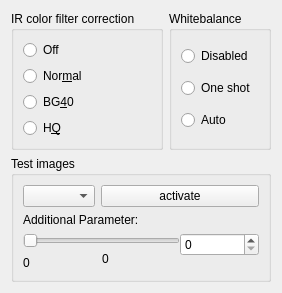
     <widget class="QWidget" name="Processing">
      <attribute name="title">
       <string>Processi&amp;ng</string>
      </attribute>
      <layout class="QGridLayout">
       <item row="1" column="0" colspan="2">
        <widget class="QGroupBox" name="Testimages">
         <property name="sizePolicy">
          <sizepolicy hsizetype="Expanding" vsizetype="Preferred">
           <horstretch>0</horstretch>
           <verstretch>0</verstretch>
          </sizepolicy>
         </property>
         <property name="title">
          <string>Test images</string>
         </property>
         <layout class="QVBoxLayout" name="verticalLayout">
          <item>
           <layout class="QHBoxLayout" name="horizontalLayout_2">
            <item>
             <widget class="QComboBox" name="cb_testimages">
              <property name="sizePolicy">
               <sizepolicy hsizetype="Maximum" vsizetype="Fixed">
                <horstretch>0</horstretch>
                <verstretch>0</verstretch>
               </sizepolicy>
              </property>
             </widget>
            </item>
            <item>
             <widget class="QPushButton" name="pB_SetTestImage">
              <property name="sizePolicy">
               <sizepolicy hsizetype="MinimumExpanding" vsizetype="Fixed">
                <horstretch>0</horstretch>
                <verstretch>0</verstretch>
               </sizepolicy>
              </property>
              <property name="text">
               <string>activate</string>
              </property>
             </widget>
            </item>
           </layout>
          </item>
          <item>
           <widget class="QLabel" name="label_testimagesAdditionalParam">
            <property name="text">
             <string>Additional Parameter:</string>
            </property>
           </widget>
          </item>
          <item>
           <layout class="QGridLayout" name="gridLayout_18">
            <property name="spacing">
             <number>0</number>
            </property>
            <item row="1" column="1" rowspan="2">
             <widget class="QLabel" name="label_testimages_max">
              <property name="layoutDirection">
               <enum>Qt::RightToLeft</enum>
              </property>
              <property name="text">
               <string>0</string>
              </property>
             </widget>
            </item>
            <item row="0" column="2" rowspan="2">
             <widget class="QSpinBox" name="spin_testimagesValue"/>
            </item>
            <item row="0" column="0" colspan="2">
             <widget class="QSlider" name="slider_testimagesValue">
              <property name="orientation">
               <enum>Qt::Horizontal</enum>
              </property>
             </widget>
            </item>
            <item row="2" column="0">
             <widget class="QLabel" name="label_testimages_min">
              <property name="text">
               <string>0</string>
              </property>
             </widget>
            </item>
           </layout>
          </item>
         </layout>
        </widget>
       </item>
       <item row="0" column="0">
        <widget class="QGroupBox" name="buttonGroupColorCorrection">
         <property name="title">
          <string>IR color filter correction</string>
         </property>
         <layout class="QGridLayout">
          <item row="0" column="0">
           <widget class="QRadioButton" name="radioButtonCCOff">
            <property name="text">
             <string>Off</string>
            </property>
            <property name="shortcut">
             <string/>
            </property>
           </widget>
          </item>
          <item row="1" column="0">
           <widget class="QRadioButton" name="radioButtonCCNormal">
            <property name="text">
             <string>Nor&amp;mal</string>
            </property>
            <property name="shortcut">
             <string/>
            </property>
           </widget>
          </item>
          <item row="2" column="0">
           <widget class="QRadioButton" name="radioButtonCCBG40">
            <property name="text">
             <string>BG&amp;40</string>
            </property>
            <property name="shortcut">
             <string>Alt+4</string>
            </property>
           </widget>
          </item>
          <item row="3" column="0">
           <widget class="QRadioButton" name="radioButtonCCHQ">
            <property name="text">
             <string>H&amp;Q</string>
            </property>
            <property name="shortcut">
             <string>Alt+Q</string>
            </property>
           </widget>
          </item>
         </layout>
        </widget>
       </item>
       <item row="0" column="1">
        <widget class="QGroupBox" name="buttonGroupWhitebalance">
         <property name="title">
          <string>Whitebalance</string>
         </property>
         <property name="flat">
          <bool>false</bool>
         </property>
         <property name="checkable">
          <bool>false</bool>
         </property>
         <property name="checked">
          <bool>false</bool>
         </property>
         <property name="radioButtonExclusive" stdset="0">
          <bool>true</bool>
         </property>
         <layout class="QGridLayout">
          <item row="1" column="0">
           <widget class="QRadioButton" name="radioButtonOneShot">
            <property name="text">
             <string>One shot</string>
            </property>
            <property name="shortcut">
             <string/>
            </property>
           </widget>
          </item>
          <item row="2" column="0">
           <widget class="QRadioButton" name="radioButtonAuto">
            <property name="cursor">
             <cursorShape>ArrowCursor</cursorShape>
            </property>
            <property name="text">
             <string>Auto</string>
            </property>
           </widget>
          </item>
          <item row="0" column="0">
           <widget class="QRadioButton" name="radioButtonDisabled">
            <property name="text">
             <string>Disabled</string>
            </property>
           </widget>
          </item>
         </layout>
        </widget>
       </item>
      </layout>
     </widget>
